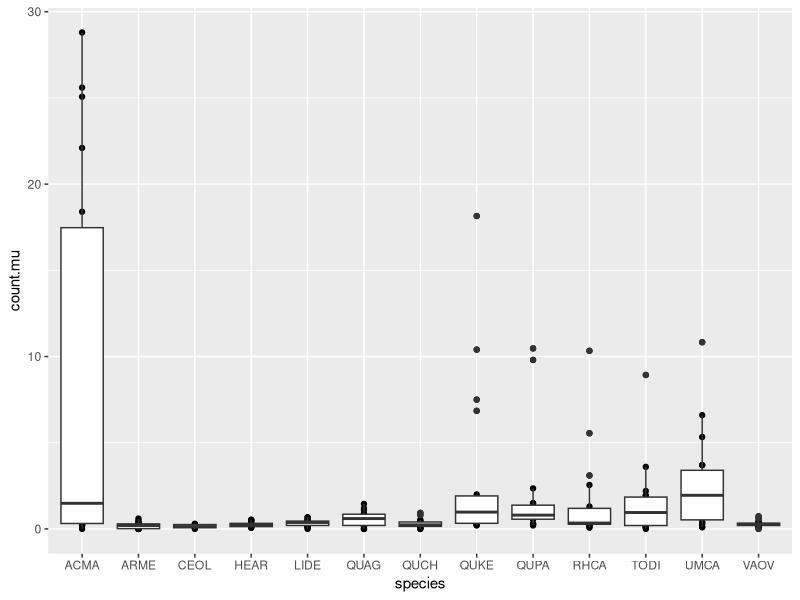
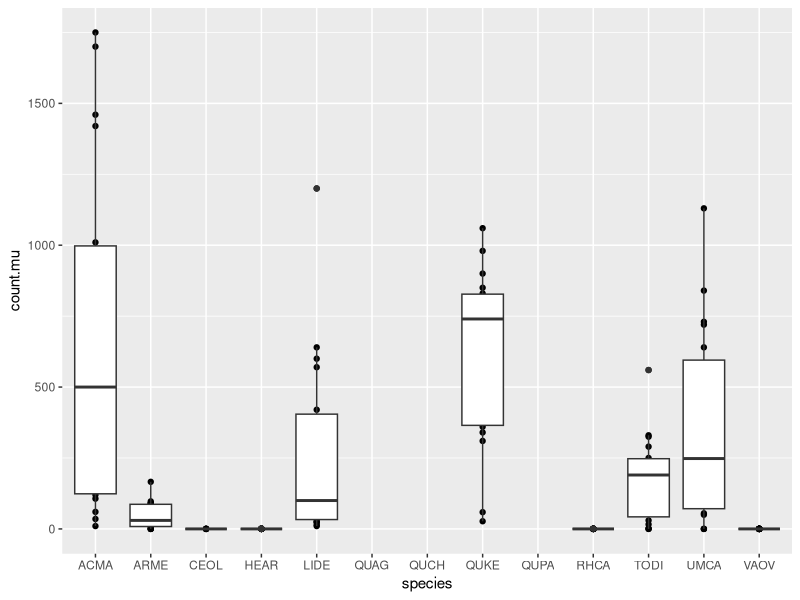
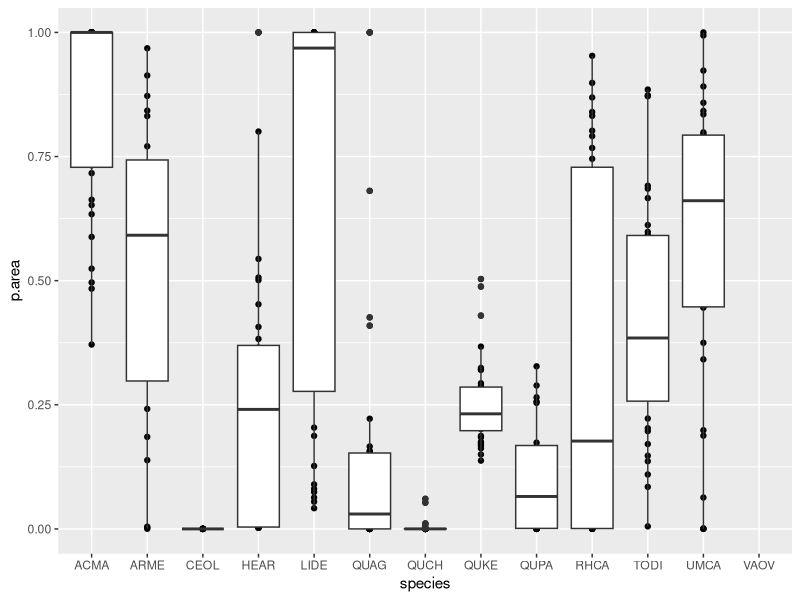
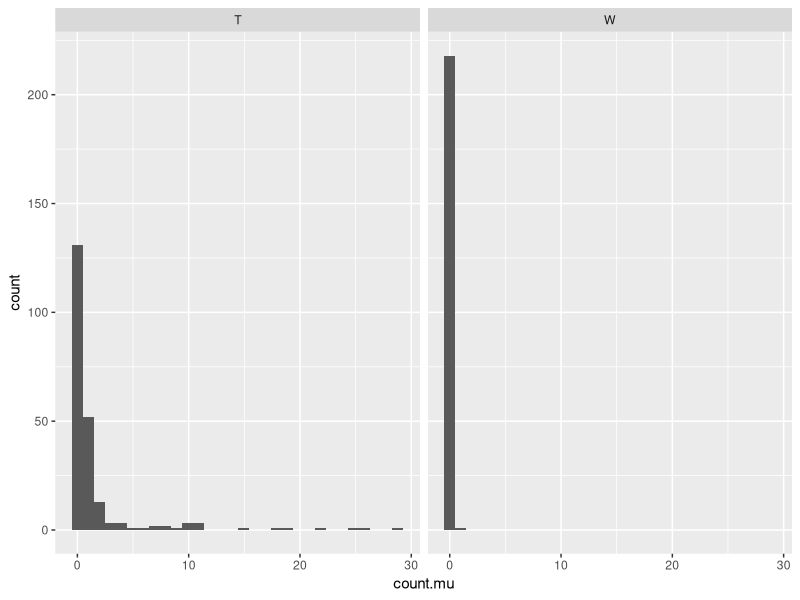
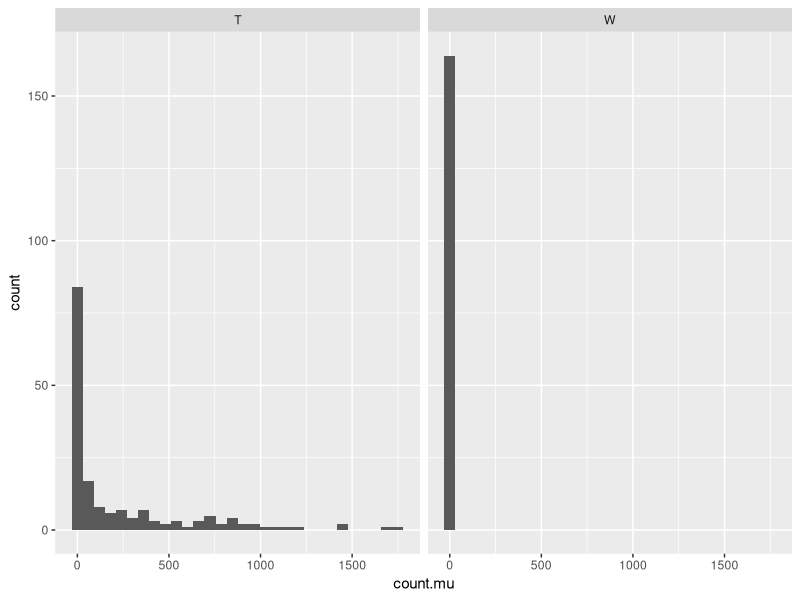
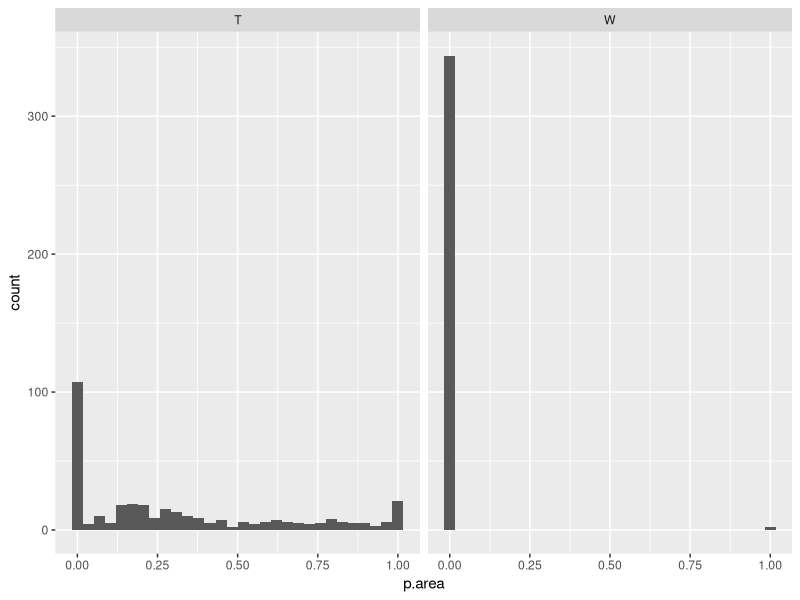
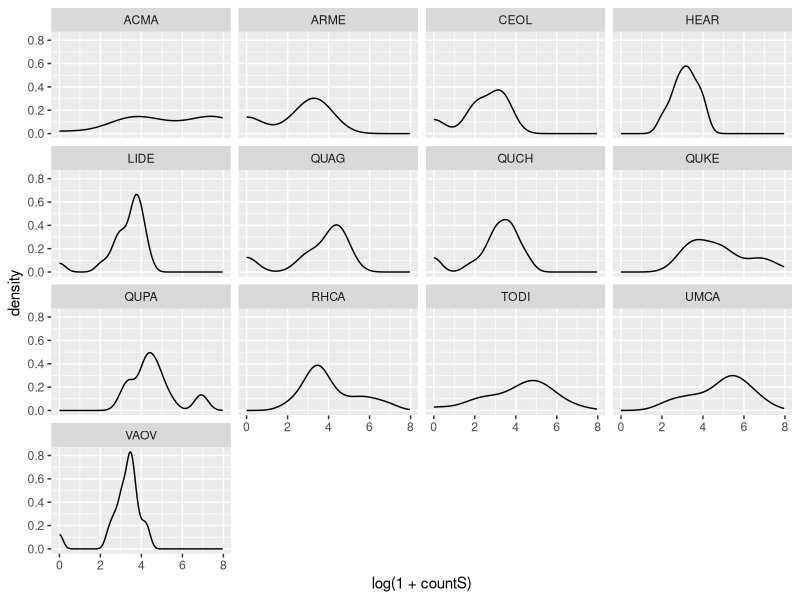
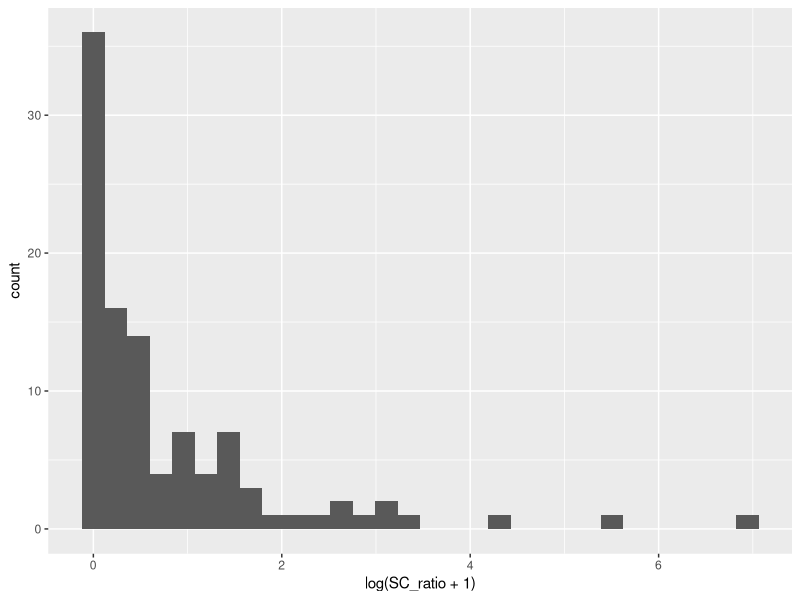

The R source for these figures, in order:
#first stab at looking at all of the (preliminary) data
setwd("~/Desktop/Competency project/")

library(dplyr)
library(ggplot2)
library(reshape2)

master <- read.csv("data/MASTERMERGED.csv")

#only going to look at leaf disc assay. detached leaves didnt work.
master1 <- master %>% filter(assay=="L") %>% select(-notes)
tail(master1)

ggplot(filter(master1, spore=="S", trt=="T"), aes(species, count.mu)) +
  geom_point()+
  geom_boxplot()
ggplot(filter(master1, spore=="C", trt=="T"), aes(species, count.mu)) +
  geom_point()+
  geom_boxplot()
ggplot(filter(master1, trt=="T"), aes(species, p.area)) +
  geom_point()+
  geom_boxplot()

#what does the distribution of spore counts and lesion area look like? zero-inflated poisson for sure. lesion area looks funny.
ggplot(filter(master1, spore=="S"), aes(count.mu)) +
  geom_histogram()+
  facet_wrap(~trt)
ggplot(filter(master1, spore=="C"), aes(count.mu)) +
  geom_histogram()+
  facet_wrap(~trt)
ggplot(filter(master1, species!="ACMA"), aes(p.area)) +
  geom_histogram()+
  facet_wrap(~trt)

#Let's look at data from master_wide
wide <- read.csv("data/MASTERMERGED_wide.csv")
head(wide)
#first some distributions
ggplot(filter(wide, trt=="T"), aes(log(1+countS))) +
  geom_density()+
  facet_wrap(~species)
ggplot(filter(wide, trt=="T"), aes(log(SC_ratio+1))) +
  geom_histogram()

#now relationships.
#SPORANGIA
ggplot(filter(wide, trt=="T"), aes(species, countS)) +
  geom_boxplot() 
ggplot(filter(wide, trt=="T"), aes(species, countS, group=interaction(species, ind))) +
  geom_boxplot() 
#water doesn't seem to have much effect on sporangia counts besides for ACMA, where it def increased the counts. could remove those ones for analysis.
ggplot(filter(wide, trt=="T"), aes(species, countS, group=interaction(species, ind), color=water)) +
  geom_boxplot() +
  geom_point(aes(group=ind), position=position_dodge(.8))
ggplot(filter(wide, trt=="T"), aes(species, S.per.area, group=interaction(species, ind))) +
  geom_boxplot() 
#CHLAMYDOSPORES
ggplot(filter(wide, trt=="T"), aes(species, countC)) +
  geom_boxplot() 
ggplot(filter(wide, trt=="T"), aes(species, countC, group=interaction(species, ind))) +
  geom_boxplot() 
ggplot(filter(wide, trt=="T"), aes(species, C.per.area, group=interaction(species, ind))) +
  geom_boxplot() 
#CHLAMYDO VS SPORANGIA
ggplot(wide, aes(log(countS), log(countC), color=as.factor(species))) +
  geom_point()
ggplot(wide, aes((countS), (countC), color=as.factor(ind))) +
  geom_point()+
  facet_wrap(~species)
ggplot(filter(wide, trt=="T"), aes(species, SC_ratio, group=interaction(species, ind))) +
  geom_boxplot() 
ggplot(filter(wide, trt=="T", species!="RHCA", !(species=="ACMA" & ind==3)), aes(species, SC_ratio, group=interaction(species, ind))) +
  geom_boxplot() 
#LESION AREA
ggplot(filter(wide, trt=="T"), aes(species, avg.area)) +
  geom_boxplot() 
ggplot(filter(wide, trt=="T"), aes(species, avg.area, group=interaction(species, ind))) +
  geom_boxplot() 
#SPORES VS LESIONS. generally the more spores you have, the bigger the lesion.
ggplot(wide, aes(log(1+countS), (areaS), color=as.factor(ind))) +
  geom_point()+
  facet_wrap(~species)
ggplot(wide, aes(log(1+countS), areaS,  color=as.factor(species))) +
  geom_point()+
  geom_smooth(aes(), method = "lm")
ggplot(wide, aes((1+countC), (areaS), color=as.factor(ind))) +
  geom_point()+
  facet_wrap(~species)
ggplot(wide, aes((countC), areaC,  color=as.factor(species))) +
  geom_point()+
  geom_smooth(aes(), method = "lm")


#ACMA3 is a wierd sample. I wonder if the sporangia that I was counting were really PR. look at the notes and also look at the controls. Also, where did you collect it? ACMA and QUKE had samples collected in both davis and berkeley. data isnt entered. still in my notebook in the lab.

#well the controls look fine.
ggplot(filter(wide, species=="ACMA"), 
       aes(trt, countS, group=interaction(trt,ind))) +
  geom_boxplot() 
#notes dont help. controls didnt grow on parp and treatments did. ind 3 might have just been a freak. can do a power analysis with and without the outlier.
master %>% filter(species=="ACMA", ind==3)



